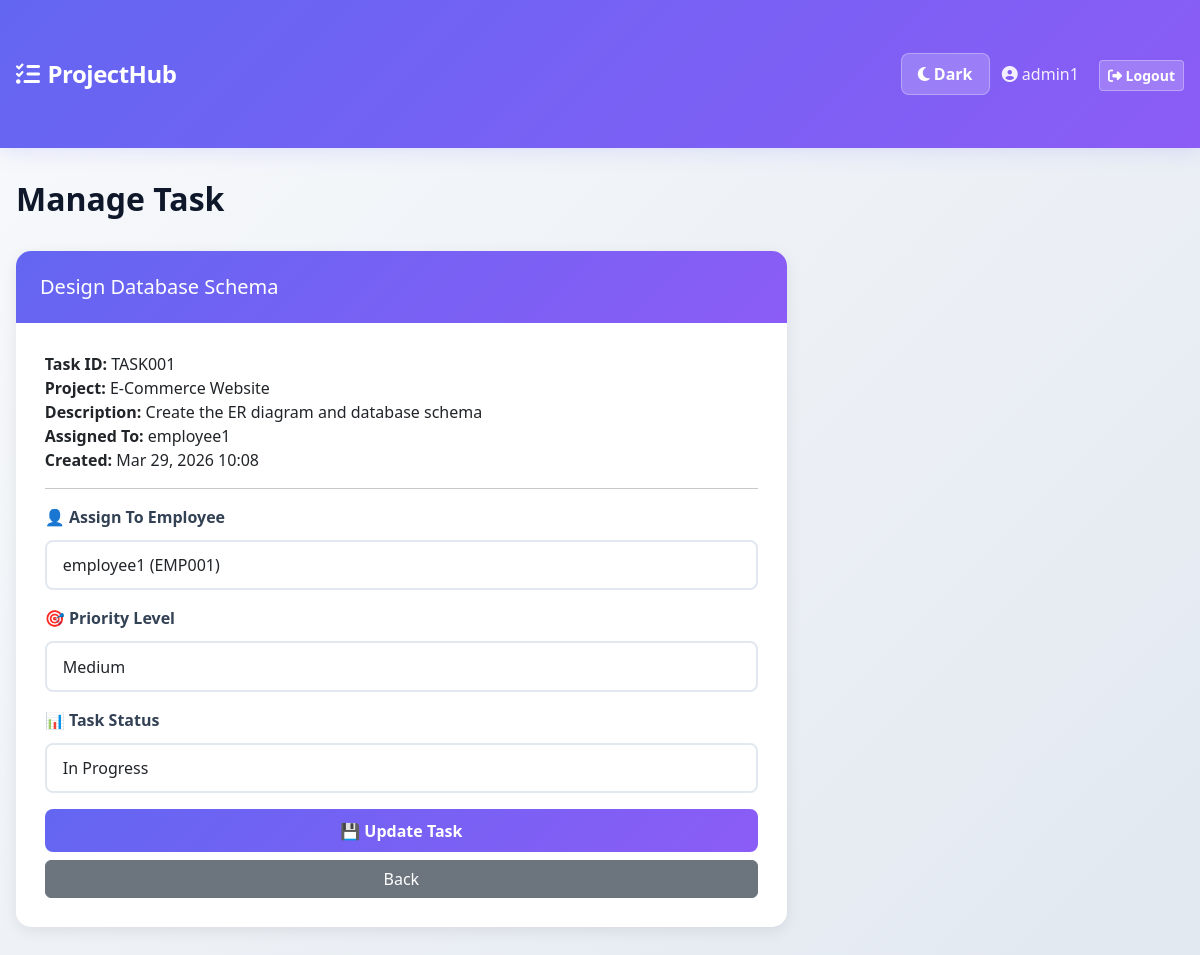
/assign-task/1/ (signed in), run on the app's committed database.
### planner_app/models.py (models this page shows, shortened)
class Planner(models.Model):
    username = models.CharField(max_length=10, unique=True)
    password_hash = models.CharField(max_length=128)
    type = models.CharField(max_length=10)  # 'admin' or 'employee'
    dark_mode = models.BooleanField(default=False)  # Dark mode toggle
    class Meta:
        abstract = True

class Admin(Planner):
    admin_id = models.CharField(max_length=10, unique=True)

class Task(models.Model):
    STATUS_CHOICES = [
        ('pending', 'Pending'),
        ('in_progress', 'In Progress'),
        ('completed', 'Completed'),
    ]
    PRIORITY_CHOICES = [
        ('low', 'Low'),
        ('medium', 'Medium'),
        ('high', 'High'),
    ]
    task_id = models.CharField(max_length=10, unique=True)
    task_title = models.CharField(max_length=100)
    task_description = models.CharField(max_length=200)
    project = models.ForeignKey(Project, on_delete=models.CASCADE, related_name="tasks")
    assigned_to = models.ForeignKey(Employee, on_delete=models.SET_NULL, null=True, blank=True, related_name="tasks")
    status = models.CharField(max_length=20, choices=STATUS_CHOICES, default='pending')
    priority = models.CharField(max_length=10, choices=PRIORITY_CHOICES, default='medium')  # New priority field
    created_at = models.DateTimeField(auto_now_add=True)
    updated_at = models.DateTimeField(auto_now=True)

class Project(models.Model):
    project_id = models.CharField(max_length=10, unique=True)
    project_title = models.CharField(max_length=100)
    created_by = models.ForeignKey(Admin, on_delete=models.CASCADE, related_name="projects")
    created_at = models.DateTimeField(auto_now_add=True)

class Employee(Planner):
    employee_id = models.CharField(max_length=10, unique=True)
    def __str__(self):
        return f"{self.username} ({self.employee_id})"

### planner_app/views.py (the view)
# urls.py: path('assign-task/<int:task_id>/', views.assign_task, name='assign_task'),
def assign_task(request, task_id):
    if request.session.get('user_type') != 'admin':
        return redirect('home')
    task = get_object_or_404(Task, id=task_id)
    admin = Admin.objects.get(id=request.session.get('user_id'))
    if request.method == 'POST':
        form = TaskStatusForm(request.POST, instance=task)
        if form.is_valid():
            old_employee = task.assigned_to
            form.save()
            if old_employee != form.cleaned_data.get('assigned_to'):
                log_activity(admin.username, 'task_assigned', task=task, description=f'Assigned "{task.task_title}" to {task.assigned_to.username if task.assigned_to else "Unassigned"}')
            else:
                log_activity(admin.username, 'task_updated', task=task, description=f'Updated task "{task.task_title}"')
            return redirect('admin_dashboard')
    else:
        form = TaskStatusForm(instance=task)
    return render(request, 'assign_task.html', {'task': task, 'form': form})

### planner_app/forms.py
class TaskStatusForm(forms.ModelForm):
    class Meta:
        model = Task
        fields = ['assigned_to', 'status', 'priority']
        widgets = {
            'assigned_to': forms.Select(attrs={'class': 'form-control'}),
            'status': forms.Select(attrs={'class': 'form-control'}),
            'priority': forms.Select(attrs={'class': 'form-control'}),
        }

### planner_app/templates/assign_task.html (shortened to what this page needs)
{% extends 'base.html' %}
{% block content %}
<div class="row mb-4">
    <div class="col-md-12">
        <h2>Manage Task</h2>
    </div>
</div>
<div class="row">
    <div class="col-md-8">
        <div class="card">
            <div class="card-header">
                <h5 class="mb-0">{{ task.task_title }}</h5>
            </div>
            <div class="card-body">
                <div class="mb-3">
                    <strong>Task ID:</strong> {{ task.task_id }}<br>
                    <strong>Project:</strong> {{ task.project.project_title }}<br>
                    <strong>Description:</strong> {{ task.task_description }}<br>
                    <strong>Assigned To:</strong>
                    {% if task.assigned_to %}
                        {{ task.assigned_to.username }}
                    {% else %}
                        <span class="text-muted">Unassigned</span>
                    {% endif %}<br>
                    <strong>Created:</strong> {{ task.created_at|date:"M d, Y H:i" }}
                </div>
                <hr>
                <form method="POST" action="{% url 'assign_task' task.id %}">
                    <div class="mb-3">
                        <label for="{{ form.assigned_to.id_for_label }}" class="form-label">👤 Assign To Employee</label>
                        {{ form.assigned_to }}
                    </div>
                    <div class="mb-3">
                        <label for="{{ form.priority.id_for_label }}" class="form-label">🎯 Priority Level</label>
                        {{ form.priority }}
                    </div>
                    <div class="mb-3">
                        <label for="{{ form.status.id_for_label }}" class="form-label">📊 Task Status</label>
                        {{ form.status }}
                    </div>
                    <div class="d-grid gap-2">
                        <button type="submit" class="btn btn-primary">💾 Update Task</button>
                        <a href="{% url 'admin_dashboard' %}" class="btn btn-secondary">Back</a>
                    </div>
                </form>
            </div>
        </div>
    </div>
</div>
{% endblock %}

### planner_app/templates/base.html (shortened to what this page needs)
<!DOCTYPE html>
<html lang="en">
<head>
    <link href="https://cdn.jsdelivr.net/npm/bootstrap@5.3.0/dist/css/bootstrap.min.css" rel="stylesheet">
    <link href="https://cdnjs.cloudflare.com/ajax/libs/font-awesome/6.4.0/css/all.min.css" rel="stylesheet">
</head>
<body>
    <nav class="navbar navbar-dark">
        <div class="container-fluid">
            <a class="navbar-brand" href="/">
                <i class="fas fa-tasks"></i>ProjectHub
            </a>
            <div>
                <button class="dark-mode-toggle me-2" id="darkModeToggle">
                    <i class="fas fa-moon"></i> <span id="darkModeText">Dark</span>
                </button>
                <span class="navbar-text me-3">
                    <i class="fas fa-user-circle"></i> {{ request.session.username }}
                </span>
                <a href="{% url 'logout' %}" class="btn btn-light btn-sm">
                    <i class="fas fa-sign-out-alt"></i> Logout
                </a>
            </div>
        </div>
    </nav>
    <div class="container-fluid">
        {% block content %}{% endblock %}
    </div>
</body>
</html>

### planner_app/templates/base.html (style rules this page uses)
:root { --primary-color: #6366f1; --secondary-color: #8b5cf6; --success-color: #10b981; --warning-color: #f59e0b; --danger-color: #ef4444; --dark-bg: #0f172a; --light-bg: #f8fafc; }
* { margin: 0; padding: 0; box-sizing: border-box; }
body { background: linear-gradient(135deg, #f8fafc 0%, #e2e8f0 100%); min-height: 100vh; font-family: 'Segoe UI', Tahoma, Geneva, Verdana, sans-serif; color: #1e293b; }
.navbar { background: linear-gradient(135deg, var(--primary-color) 0%, var(--secondary-color) 100%); box-shadow: 0 4px 20px rgba(99, 102, 241, 0.15); padding: 1.2rem 0; border-bottom: none; }
.navbar-brand { font-weight: 700; font-size: 1.5em; color: white !important; letter-spacing: -0.5px; }
.navbar-brand i { margin-right: 0.5rem; }
.navbar-text { color: rgba(255, 255, 255, 0.9) !important; font-weight: 500; }
.btn-light { background: rgba(255, 255, 255, 0.2) !important; border: 1px solid rgba(255, 255, 255, 0.3) !important; color: white !important; font-weight: 600; transition: all 0.3s ease; }
.card { border: none; border-radius: 15px; box-shadow: 0 4px 15px rgba(0, 0, 0, 0.08); transition: all 0.3s ease; overflow: hidden; }
.card-header { background: linear-gradient(135deg, var(--primary-color) 0%, var(--secondary-color) 100%); color: white; border: none; padding: 1.5rem; font-weight: 600; }
.card-body { padding: 1.8rem; }
.btn-primary { background: linear-gradient(135deg, var(--primary-color) 0%, var(--secondary-color) 100%); border: none; font-weight: 600; padding: 0.6rem 1.5rem; border-radius: 8px; transition: all 0.3s ease; }
.form-control, .form-select { border: 2px solid #e2e8f0; border-radius: 8px; padding: 0.7rem 1rem; font-weight: 500; transition: all 0.3s ease; }
.form-label { font-weight: 600; color: #334155; margin-bottom: 0.7rem; }
h1, h2 { color: #0f172a; font-weight: 700; margin-bottom: 0.5rem; }
.container-fluid { padding: 2rem 1rem; }
.dark-mode-toggle { background: rgba(255, 255, 255, 0.2); border: 1px solid rgba(255, 255, 255, 0.3); color: white !important; font-weight: 600; border-radius: 8px; padding: 0.5rem 1rem; transition: all 0.3s ease; cursor: pointer; }

### data on the page
Admin: session.username "admin1"
Task: task_title "Design Database Schema", task_id "TASK001", project.project_title "E-Commerce Website", task_description "Create the ER diagram and database schema", assigned_to.username "employee1", created_at "Mar 29, 2026 10:08", assigned_to "employee1 (EMP001)", priority "Medium", status "In Progress"
